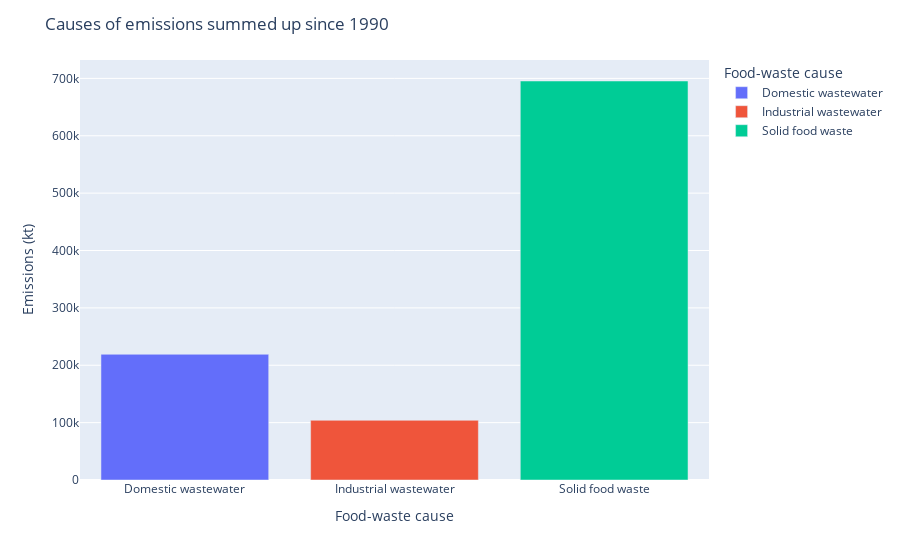

This figure's notebook cell:
### Code cell
# ============================================================
# Different causes of food-waste related emissions
# ============================================================

# Default bar chart showing the difference causes of emissions
dff = df[df.cause != ALL_CAUSES]
dom_wastewater = dff[dff.cause == 'Domestic wastewater'].value.sum()
ind_wastewater = dff[dff.cause == 'Industrial wastewater'].value.sum()
sol_food_waste = dff[dff.cause == 'Solid food waste'].value.sum()

# print(dom_wastewater, ind_wastewater, sol_food_waste)
default_fig_bar_causes = px.bar(x=['Domestic wastewater', 'Industrial wastewater', 'Solid food waste'], 
        y=[dom_wastewater, ind_wastewater, sol_food_waste],
        color=['Domestic wastewater', 'Industrial wastewater', 'Solid food waste'])

default_fig_bar_causes.update_layout(
    title=f'Causes of emissions summed up since 1990',
    xaxis_title="Food-waste cause",
    yaxis_title="Emissions (kt)",
    legend_title="Food-waste cause",
)
default_fig_bar_causes.show()
default_fig_bar_causes.write_image("bar_causes.svg")

### Figure 1 — Plotly figure (JSON) as saved in the notebook; plotly's stock layout.template omitted (floating-point values rounded to 4 significant figures)
{"data": [{"alignmentgroup": "True", "hovertemplate": "color=Domestic wastewater<br>x=%{x}<br>y=%{y}<extra></extra>", "legendgroup": "Domestic wastewater", "marker": {"color": "#636efa", "pattern": {"shape": ""}}, "name": "Domestic wastewater", "offsetgroup": "Domestic wastewater", "orientation": "v", "showlegend": true, "textposition": "auto", "type": "bar", "x": ["Domestic wastewater"], "xaxis": "x", "y": [219100.0], "yaxis": "y"}, {"alignmentgroup": "True", "hovertemplate": "color=Industrial wastewater<br>x=%{x}<br>y=%{y}<extra></extra>", "legendgroup": "Industrial wastewater", "marker": {"color": "#EF553B", "pattern": {"shape": ""}}, "name": "Industrial wastewater", "offsetgroup": "Industrial wastewater", "orientation": "v", "showlegend": true, "textposition": "auto", "type": "bar", "x": ["Industrial wastewater"], "xaxis": "x", "y": [104000.0], "yaxis": "y"}, {"alignmentgroup": "True", "hovertemplate": "color=Solid food waste<br>x=%{x}<br>y=%{y}<extra></extra>", "legendgroup": "Solid food waste", "marker": {"color": "#00cc96", "pattern": {"shape": ""}}, "name": "Solid food waste", "offsetgroup": "Solid food waste", "orientation": "v", "showlegend": true, "textposition": "auto", "type": "bar", "x": ["Solid food waste"], "xaxis": "x", "y": [695400.0], "yaxis": "y"}], "layout": {"barmode": "relative", "legend": {"title": {"text": "Food-waste cause"}, "tracegroupgap": 0}, "margin": {"t": 60}, "title": {"text": "Causes of emissions summed up since 1990"}, "xaxis": {"anchor": "y", "domain": [0, 1], "title": {"text": "Food-waste cause"}}, "yaxis": {"anchor": "x", "domain": [0, 1], "title": {"text": "Emissions (kt)"}}}}
